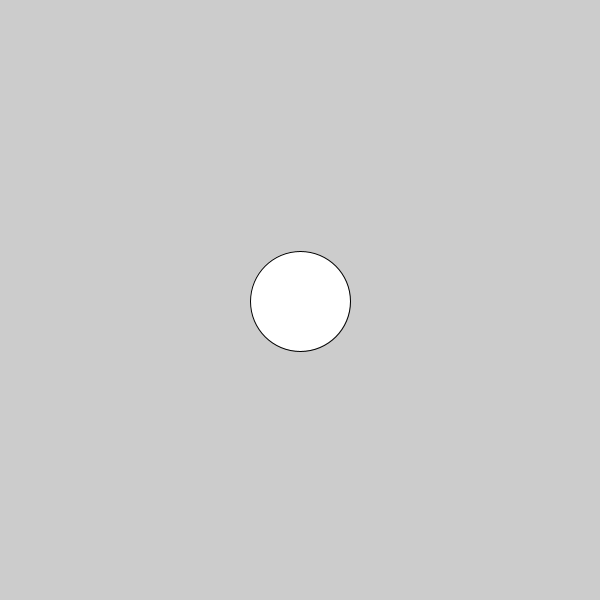
Frame 1 (no input)
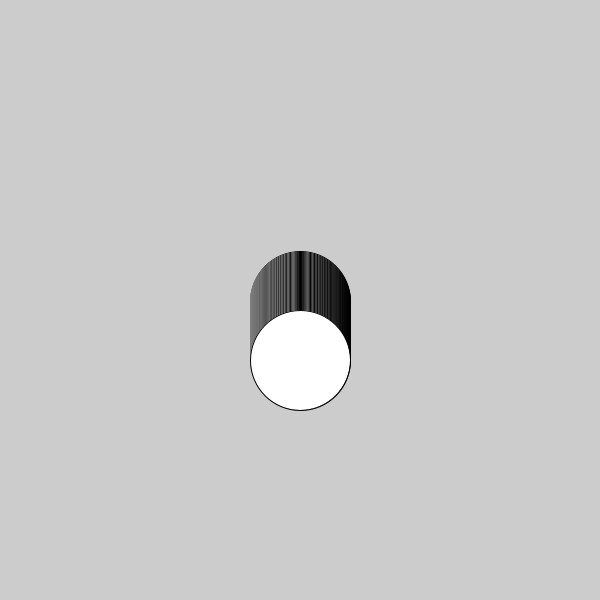
Frame 60 (the mouse pressed at the canvas centre just before this capture)
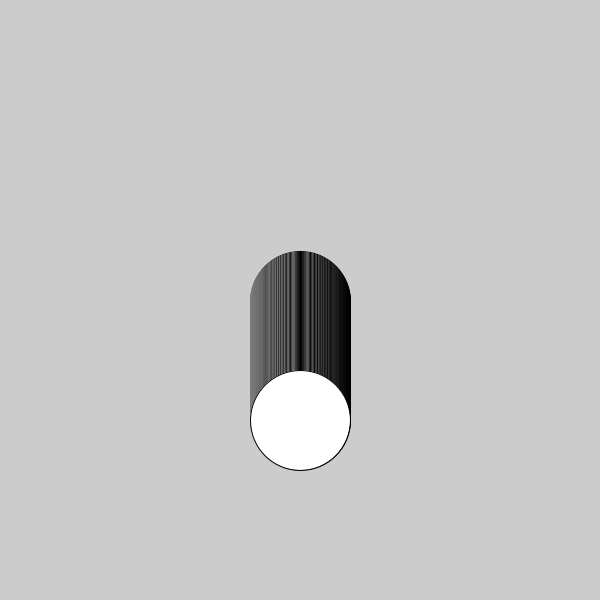
Frame 120 (the mouse held since frame 60 and released just before this capture)

The Processing sketch that drew these frames (run headless with seeded random() and noise(); from frame 60 on, the mouse is pressed at the canvas centre):

// Processing sketch: Question11
// ── Question11.pde


void setup() {
  size(600, 600);
}

void draw() {
  int yPosition = (height/2) + frameCount ;
  ellipse(width/2, yPosition, 100, 100);

  if (yPosition > height) {
    yPosition = width/2;
  } 
  //else {
  //  yPosition+=10;
  //}
}
